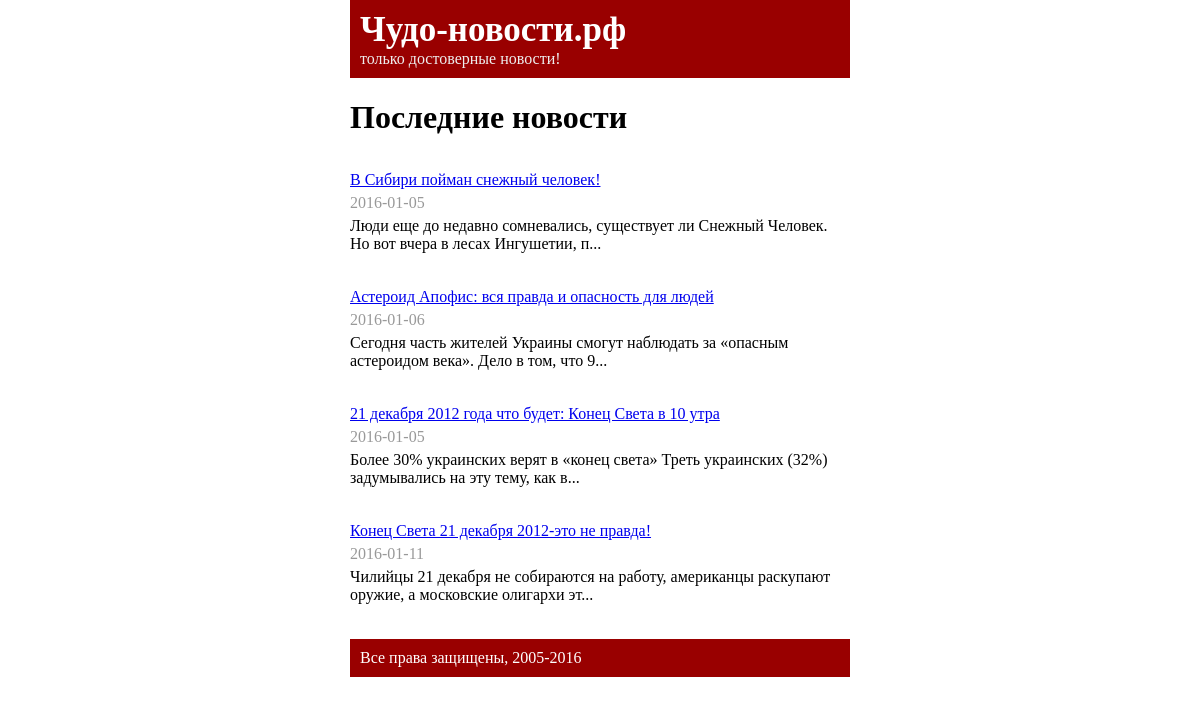
The page / on the database its author committed.
### tables this page shows
CREATE TABLE IF NOT EXISTS `news` (
  `id` int(10) unsigned NOT NULL,
  `publish_date` date NOT NULL,
  `title` varchar(255) NOT NULL,
  `text` text NOT NULL,
  `author_id` int(11) NOT NULL
);

### includes/News.php (called while the page is built, shortened)
<?php
class News
{
    public function getAllNews() {
        $mysqli = new DB_Connection();
        $result = $mysqli->getConnect()->query('SELECT * FROM news');
        $news = array();
        while($row = $result->fetch_assoc()) {
            if(mb_strlen($row['text']) > 100) {
                $row['text'] = mb_substr(strip_tags($row['text']), 0, 97) . '...';
            }
            $news[] = $row;
        }
        include ROOT. '/pages/list.php';
    }
}

### includes/DB_Connection.php (called while the page is built)
<?php
class DB_Connection
{
    private $dbname;
    private $dbhost;
    private $db_pass;
    private $db_user;
    public function __construct() {
        $connect_info = include(ROOT.'/includes/db_connect_info.php');
        $this->dbhost=$connect_info['db_host'];
        $this->dbname=$connect_info['db_name'];
        $this->db_pass=$connect_info['db_password'];
        $this->db_user=$connect_info['db_user'];
    }
    public function getConnect() {
        $mysqli = new mysqli($this->dbhost, $this->db_user, $this->db_pass, $this->dbname)
        or die('No connect to db');
        $mysqli->set_charset('utf8');
        return $mysqli;
    }
}

### pages/list.php (the view)
<div class="news_list">
    <h1>Последние новости</h1>
    <?php foreach($news as $row): ?>
    <div class="news_item">
        <div class="title">
            <a href="?news_id=<?=$row['id']; ?>"><?=$row['title']; ?></a>
        </div>
        <div class="date">
            <?=$row['publish_date']; ?>
        </div>
        <div class="anounce">
            <?=$row['text']; ?>
        </div>
    </div>
    <?php endforeach; ?>
</div>

### pages/header.php (shortened to what this page needs)
<!DOCTYPE HTML>
<html>
<head>
</head>
<div class="header">
    <div class="logo"><a href="/">Чудо-новости.рф</a></div>
    <div class="slogan">только достоверные новости!</div>
</div>

### index.php (shortened to what this page needs)
<?php
require_once(ROOT. '/includes/DB_Connection.php');
require_once(ROOT. '/includes/News.php');
include "./pages/header.php";
if(isset($_GET['news_id'])) {
     $action = $_GET['news_id'];
    $news = new News();
        $news->getOneNew($action);
} elseif (isset($_GET['author_id'])) {
    $action = $_GET['author_id'];
    $news = new News();
        $news->getNewsOneAuthor($action);
} else {
    $news = new News();
         $news->getAllNews();
}
include "./pages/footer.php";

### pages/footer.php
</div><div class="footer">Все права защищены, 2005-2016</div></body></html>

### pages/header.php (style rules this page uses)
.header, .footer { background:#900; color:#FFF; padding:10px; }
.header .logo a { font-size:35px; font-weight:bold; color:#FFF; text-decoration:none; }
.header .slogan { color:#EEE; }
.news_list .news_item { margin:35px 0; }
.date { margin:5px 0; color:#999; }

### rows shown on the page
news: title "В Сибири пойман снежный человек!", publish_date "2016-01-05", text "Люди еще до недавно сомневались, существует ли Снежный Человек. Но вот вчера в лесах Ингушетии, п..."
news: title "Астероид Апофис: вся правда и опасность для людей", publish_date "2016-01-06", text "Сегодня часть жителей Украины смогут наблюдать за «опасным астероидом века». Дело в том, что 9..."
news: title "21 декабря 2012 года что будет: Конец Света в 10 утра", publish_date "2016-01-05", text "Более 30% украинских верят в «конец света» Треть украинских (32%) задумывались на эту тему, как в..."
news: title "Конец Света 21 декабря 2012-это не правда!", publish_date "2016-01-11", text "Чилийцы 21 декабря не собираются на работу, американцы раскупают оружие, а московские олигархи эт..."
